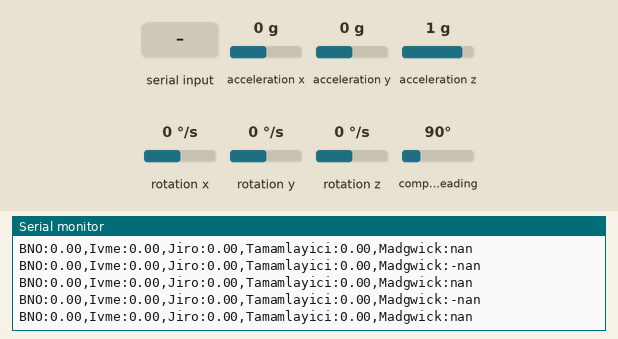
This sketch was run on a simulated ESP32. Parts: the last lines printed to the serial monitor. Inputs (shaded band) come from the test bench; at power-on: acceleration x 0 g, acceleration y 0 g, acceleration z 1 g, rotation x 0 °/s, rotation y 0 °/s, rotation z 0 °/s, compass heading 90°.

Above: at 1.2 s.
1.3 s: "E" received over Serial
At 1.8 s:
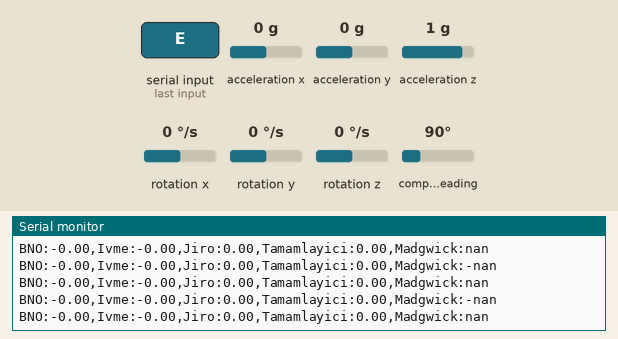
2.8 s: "S" received over Serial
4.3 s: acceleration x set to -1.4 g
At 5.2 s:
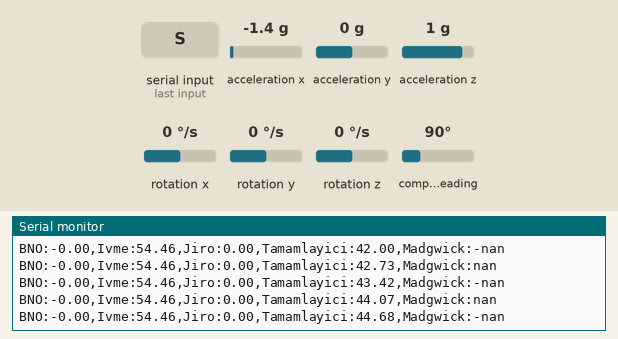
5.8 s: acceleration x set to 0.2 g
At 6.3 s:
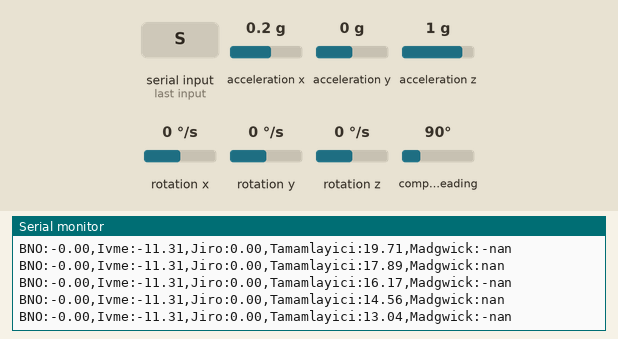
8.8 s: "E" received over Serial
10.3 s: "S" received over Serial
At 11.3 s:
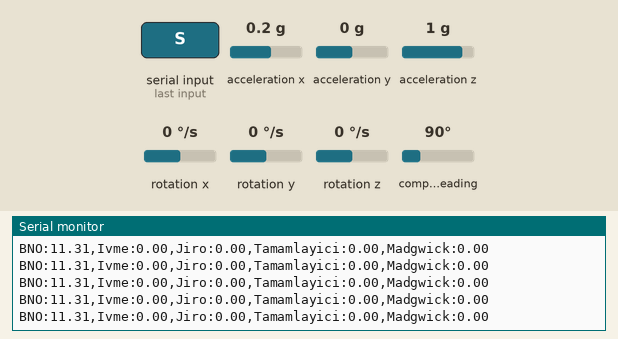
Timing chart, 0 to 13.2 s (numbered marks = the images above; inputs shaded):
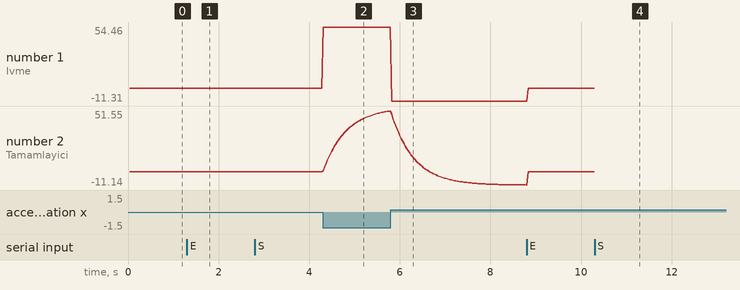

The sketch:

Filtre_Aci_Karsilastirma.ino
```cpp
#include <Wire.h>
#include <Adafruit_Sensor.h>
#include <Adafruit_BNO055.h>

////////////////////////////////////
// ÜLGEN UKB - AÇI (YÖNELİM) FİLTRESİ KARŞILAŞTIRMA
// BNO055'in ham ivme + jiroskop verisinden roll/pitch hesaplayan filtreleri
// yan yana çizer:
//   BNO      -> BNO055'in kendi iç füzyonu (REFERANS; işaret farkı olabilir)
//   Ivme     -> sadece ivmeölçer (gürültülü, ivmelenirken yanlış)
//   Jiro     -> sadece jiroskop integrali (zamanla kayar / drift)
//   Tamamlayici -> şu an UKB'de kullanılan filtre (alpha = 0.98)
//   Madgwick -> kullanmadığımız alternatif (6 eksen, kuvaterniyon tabanlı)
// Çıktı: Serial Plotter (115200 baud)
// Komutlar:
//   E -> Çizilecek ekseni değiştir (Roll / Pitch)
//   S -> Filtreleri sıfırla
// NOT: Jiroskop değerlerinin derece/sn olduğu varsayılır. Kartı döndürürken
//      Jiro çizgisi gerçek açıdan çok farklı büyüyorsa birim (rad/sn) sorunu vardır.
////////////////////////////////////

Adafruit_BNO055 bno(55, 0x28, &Wire);

unsigned long simdi         = 0;
unsigned long sensorzamani  = 0;
unsigned long sonYazdirma   = 0;
unsigned long sonZamanFiltre = 0;
bool pitchCiz = false;

float aciyiSinirla(float aci) {
  while (aci >  180.0f) aci -= 360.0f;
  while (aci < -180.0f) aci += 360.0f;
  return aci;
}

////////////////////////////////////
// TAMAMLAYICI FİLTRE (UKB-Kod.ino ile aynı)
////////////////////////////////////
const float ALPHA = 0.98f;
float tamRoll = 0, tamPitch = 0;

void tamamlayiciGuncelle(float ax, float ay, float az, float gx, float gy, float dt) {
  float rollAcc  = atan2f(ay, az)  * 180.0f / M_PI;
  float pitchAcc = atan2f(-ax, az) * 180.0f / M_PI;

  float rollGyro  = tamRoll  + (gx * dt);
  float pitchGyro = tamPitch + (gy * dt);

  tamRoll  = aciyiSinirla(ALPHA * rollGyro  + (1.0f - ALPHA) * rollAcc);
  tamPitch = aciyiSinirla(ALPHA * pitchGyro + (1.0f - ALPHA) * pitchAcc);
}

////////////////////////////////////
// MADGWICK FİLTRESİ (6 eksen: jiro + ivme)
// BETA büyürse ivmeölçere daha çok güvenir (hızlı toparlar, gürültülü).
// BETA küçülürse jiroya daha çok güvenir (pürüzsüz, yavaş toparlar).
////////////////////////////////////
const float MADGWICK_BETA = 0.1f;
struct Madgwick {
  float q0 = 1.0f, q1 = 0.0f, q2 = 0.0f, q3 = 0.0f;
  float roll = 0, pitch = 0;

  void sifirla() { q0 = 1; q1 = q2 = q3 = 0; roll = pitch = 0; }

  // gx, gy, gz: derece/sn   ax, ay, az: m/s² (birim önemli değil, normalize edilir)
  void guncelle(float gx, float gy, float gz, float ax, float ay, float az, float dt) {
    gx *= M_PI / 180.0f; gy *= M_PI / 180.0f; gz *= M_PI / 180.0f;

    float qDot1 = 0.5f * (-q1 * gx - q2 * gy - q3 * gz);
    float qDot2 = 0.5f * ( q0 * gx + q2 * gz - q3 * gy);
    float qDot3 = 0.5f * ( q0 * gy - q1 * gz + q3 * gx);
    float qDot4 = 0.5f * ( q0 * gz + q1 * gy - q2 * gx);

    float norm = ax * ax + ay * ay + az * az;
    if (norm > 0.0f) {
      norm = 1.0f / sqrtf(norm);
      ax *= norm; ay *= norm; az *= norm;

      float _2q0 = 2.0f * q0, _2q1 = 2.0f * q1, _2q2 = 2.0f * q2, _2q3 = 2.0f * q3;
      float _4q0 = 4.0f * q0, _4q1 = 4.0f * q1, _4q2 = 4.0f * q2;
      float _8q1 = 8.0f * q1, _8q2 = 8.0f * q2;
      float q0q0 = q0 * q0, q1q1 = q1 * q1, q2q2 = q2 * q2, q3q3 = q3 * q3;

      float s0 = _4q0 * q2q2 + _2q2 * ax + _4q0 * q1q1 - _2q1 * ay;
      float s1 = _4q1 * q3q3 - _2q3 * ax + 4.0f * q0q0 * q1 - _2q0 * ay - _4q1 + _8q1 * q1q1 + _8q1 * q2q2 + _4q1 * az;
      float s2 = 4.0f * q0q0 * q2 + _2q0 * ax + _4q2 * q3q3 - _2q3 * ay - _4q2 + _8q2 * q1q1 + _8q2 * q2q2 + _4q2 * az;
      float s3 = 4.0f * q1q1 * q3 - _2q1 * ax + 4.0f * q2q2 * q3 - _2q2 * ay;

      norm = 1.0f / sqrtf(s0 * s0 + s1 * s1 + s2 * s2 + s3 * s3);
      s0 *= norm; s1 *= norm; s2 *= norm; s3 *= norm;

      qDot1 -= MADGWICK_BETA * s0;
      qDot2 -= MADGWICK_BETA * s1;
      qDot3 -= MADGWICK_BETA * s2;
      qDot4 -= MADGWICK_BETA * s3;
    }

    q0 += qDot1 * dt; q1 += qDot2 * dt; q2 += qDot3 * dt; q3 += qDot4 * dt;
    norm = 1.0f / sqrtf(q0 * q0 + q1 * q1 + q2 * q2 + q3 * q3);
    q0 *= norm; q1 *= norm; q2 *= norm; q3 *= norm;

    roll  = atan2f(q0 * q1 + q2 * q3, 0.5f - q1 * q1 - q2 * q2) * 180.0f / M_PI;
    pitch = asinf(constrain(-2.0f * (q1 * q3 - q0 * q2), -1.0f, 1.0f)) * 180.0f / M_PI;
  }
};

Madgwick madgwick;

////////////////////////////////////
float jiroRoll = 0, jiroPitch = 0;

void filtreleriSifirla() {
  tamRoll = tamPitch = 0;
  jiroRoll = jiroPitch = 0;
  madgwick.sifirla();
  Serial.println(F("[Filtreler sıfırlandı]"));
}

void komutIsle() {
  while (Serial.available()) {
    char k = toupper(Serial.read());
    if (k == 'E') {
      pitchCiz = !pitchCiz;
      Serial.println(pitchCiz ? F("[PITCH çiziliyor]") : F("[ROLL çiziliyor]"));
    } else if (k == 'S') filtreleriSifirla();
  }
}

////////////////////////////////////
void setup() {
  Serial.begin(115200);
  unsigned long bekle = millis();
  while (!Serial && millis() - bekle < 3000);

  Wire.begin();
  if (!bno.begin()) {
    Serial.println(F("HATA: BNO055 bulunamadı!"));
    while (1) delay(1000);
  }
  bno.setExtCrystalUse(true);

  // Başlangıç açısını ivmeölçerden al ki filtreler doğru yerden başlasın
  imu::Vector<3> acc = bno.getVector(Adafruit_BNO055::VECTOR_ACCELEROMETER);
  tamRoll  = jiroRoll  = atan2f(acc.y(), acc.z())  * 180.0f / M_PI;
  tamPitch = jiroPitch = atan2f(-acc.x(), acc.z()) * 180.0f / M_PI;

  sonZamanFiltre = micros();
  Serial.println(F("Komutlar: E = roll/pitch değiştir, S = sıfırla"));
}

////////////////////////////////////
void loop() {
  simdi = millis();
  komutIsle();

  if (simdi - sensorzamani >= 10) {   // 100 Hz
    sensorzamani = simdi;

    unsigned long simdiMikro = micros();
    float dt = (simdiMikro - sonZamanFiltre) / 1000000.0f;
    sonZamanFiltre = simdiMikro;
    if (dt <= 0.0f || dt > 0.1f) dt = 0.01f;

    imu::Vector<3> acc   = bno.getVector(Adafruit_BNO055::VECTOR_ACCELEROMETER);
    imu::Vector<3> gyro  = bno.getVector(Adafruit_BNO055::VECTOR_GYROSCOPE);
    imu::Vector<3> euler = bno.getVector(Adafruit_BNO055::VECTOR_EULER);

    float ax = acc.x(),  ay = acc.y(),  az = acc.z();
    float gx = gyro.x(), gy = gyro.y(), gz = gyro.z();

    float ivmeRoll  = atan2f(ay, az)  * 180.0f / M_PI;
    float ivmePitch = atan2f(-ax, az) * 180.0f / M_PI;

    jiroRoll  = aciyiSinirla(jiroRoll  + gx * dt);
    jiroPitch = aciyiSinirla(jiroPitch + gy * dt);

    tamamlayiciGuncelle(ax, ay, az, gx, gy, dt);
    madgwick.guncelle(gx, gy, gz, ax, ay, az, dt);

    if (simdi - sonYazdirma >= 30) {
      sonYazdirma = simdi;
      if (!pitchCiz) {
        Serial.printf("BNO:%.2f,Ivme:%.2f,Jiro:%.2f,Tamamlayici:%.2f,Madgwick:%.2f\n",
                      euler.y(), ivmeRoll, jiroRoll, tamRoll, madgwick.roll);
      } else {
        Serial.printf("BNO:%.2f,Ivme:%.2f,Jiro:%.2f,Tamamlayici:%.2f,Madgwick:%.2f\n",
                      euler.z(), ivmePitch, jiroPitch, tamPitch, madgwick.pitch);
      }
    }
  }
}
```

Measured:
- after the input at 1.3 s, the serial monitor: prints a new line at once (image 1)
- after the input at 4.3 s, the serial monitor: prints a new line at once (image 2)
- after the input at 10.3 s, the serial monitor: prints a new line at once (image 4)
- plotted number 1: 0 → 54.46 after the input at 4.3 s
- plotted number 2: 0 → 51.55 after the input at 4.3 s
